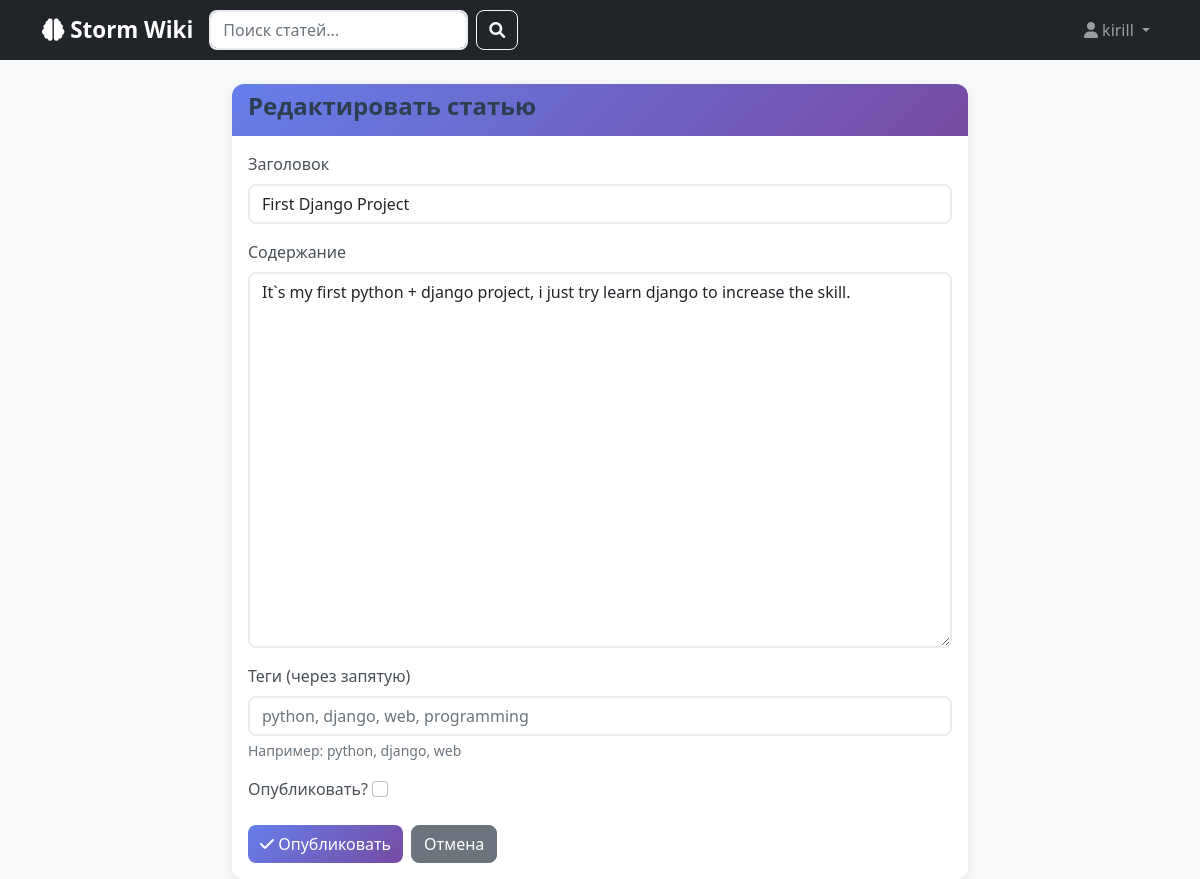
The app's page /article/2/edit/ (signed in) with its own data.
### app/models.py (models this page shows, shortened)
class Article(models.Model):
    title = models.CharField(max_length=200, verbose_name='Заголовок')
    content = models.TextField(verbose_name='Содержание')
    tags = models.ManyToManyField(Tag, blank=True, verbose_name='Теги')
    author = models.ForeignKey(User, on_delete=models.CASCADE, verbose_name='Автор')
    created_at = models.DateTimeField(auto_now_add=True, verbose_name='Создано')
    updated_at = models.DateTimeField(auto_now=True, verbose_name='Обновлено')
    is_published = models.BooleanField(default=True, verbose_name='Опубликовано')
    class Meta:
        verbose_name = 'Статья'
        verbose_name_plural = 'Статьи'
        ordering = ['-updated_at']
        indexes = [
            models.Index(fields=['title']),
            models.Index(fields=['created_at']),
        ]
    def get_tags_list(self):
        return ', '.join(tag.name for tag in self.tags.all())

### app/views.py (the view)
# urls.py: path('article/<int:pk>/edit/', views.article_edit, name='article_edit'),
@login_required
def article_edit(request, pk):
    article = get_object_or_404(Article, pk=pk, author=request.user)
    if request.method == 'POST':
        form = ArticleForm(request.POST, instance=article)
        if form.is_valid():
            article = form.save()
            messages.success(request, f'Статья "{article.title}" успешно обновлена!')
            return redirect('article_detail', pk=article.pk)
    else:
        form = ArticleForm(instance=article)
    context = {
        'form': form,
        'title': 'Редактирование статьи',
        'article': article,
    }
    return render(request, 'article_form.html', context)

### app/forms.py (shortened to what this page needs)
class ArticleForm(forms.ModelForm):
    tags_input = forms.CharField(
        required=False,
        label='Теги',
        widget=forms.TextInput(attrs={
            'class': 'form-control',
            'placeholder': 'python, django, web, programming'
        }),
        help_text='Введите теги через запятую'
    )
    class Meta:
        model = Article
        fields = ['title', 'content', 'is_published']
        widgets = {
            'title': forms.TextInput(attrs={
                'class': 'form-control',
                'placeholder': 'Введите заголовок статьи'
            }),
            'content': forms.Textarea(attrs={
                'class': 'form-control',
                'rows': 15,
                'placeholder': 'Начните писать свою статью здесь...'
            }),
            'is_published': forms.CheckboxInput(attrs={
                'class': 'form-check-input'
            }),
        }
    def __init__(self, *args, **kwargs):
        super().__init__(*args, **kwargs)
        if self.instance and self.instance.pk:
            self.fields['tags_input'].initial = self.instance.get_tags_list()

### app/templates/article_form.html (shortened to what this page needs)
{% extends 'index.html' %}
{% block content %}
<div class="row justify-content-center">
    <div class="col-md-8">
        <div class="card">
            <div class="card-header">
                <h4>{% if form.instance.id %}Редактировать статью{% else %}Создать новую статью{% endif %}</h4>
            </div>
            <div class="card-body">
                <form method="post">
                    <div class="mb-3">
                        <label for="id_title" class="form-label">Заголовок</label>
                        {{ form.title }}
                    </div>
                    <div class="mb-3">
                        <label for="id_content" class="form-label">Содержание</label>
                        {{ form.content }}
                    </div>
                    <div class="mb-3">
                        <label for="id_tags" class="form-label">Теги (через запятую)</label>
                        {{ form.tags_input }}
                        <div class="form-text">Например: python, django, web</div>
                    </div>
                    <div class="mb-3">
                        <label for="id_tags" class="form-label">Опубликовать?</label>
                        {{ form.is_published }}
                    </div>
                    <div class="d-flex gap-2">
                        <button type="submit" class="btn btn-primary">
                           <i class="fas fa-check"></i> Опубликовать
                        </button>
                        <a href="" class="btn btn-secondary">
                            Отмена
                        </a>
                    </div>
                </form>
            </div>
        </div>
    </div>
</div>
{% endblock %}

### app/templates/index.html (shortened to what this page needs)
<!DOCTYPE html>
<html lang="ru">
<head>
    <link href="https://cdn.jsdelivr.net/npm/bootstrap@5.1.3/dist/css/bootstrap.min.css" rel="stylesheet">
    <link href="https://cdnjs.cloudflare.com/ajax/libs/font-awesome/6.0.0/css/all.min.css" rel="stylesheet">
</head>
<body>
    <nav class="navbar navbar-expand-lg navbar-dark bg-dark">
        <div class="container">
            <a class="navbar-brand" href="{% url 'article_list' %}">
                <i class="fas fa-brain"></i> Storm Wiki
            </a>
            <div class="d-flex search-box">
                <form method="get" action="{% url 'article_list' %}" class="d-flex w-100">
                    <input class="form-control me-2" type="search" name="q"
                           placeholder="Поиск статей..." value="{{ request.GET.q }}">
                    <button class="btn btn-outline-light" type="submit">
                        <i class="fas fa-search"></i>
                    </button>
                </form>
            </div>
            <div class="navbar-nav ms-auto">
                {% if user.is_authenticated %}
                <div class="nav-item dropdown">
                    <a class="nav-link dropdown-toggle" href="#" role="button" data-bs-toggle="dropdown">
                        <i class="fas fa-user"></i> {{ user.username }}
                    </a>
                </div>
                {% endif %}
            </div>
        </div>
    </nav>
    <div class="container mt-4 fade-in">
        {% block content %}
        {% endblock %}
    </div>
</body>
</html>

### app/templates/index.html (style rules this page uses)
.search-box { max-width: 400px; }
.navbar-brand { font-weight: 600; font-size: 1.4rem; }
.nav-link { font-weight: 500; transition: color 0.3s ease; }
.card { border: none; box-shadow: 0 2px 10px rgba(0,0,0,0.08); border-radius: 12px; }
.card-header { background: linear-gradient(135deg, #667eea 0%, #764ba2 100%); color: white; border-radius: 12px 12px 0 0 !important; border: none; font-weight: 600; }
.btn { border-radius: 8px; font-weight: 500; transition: all 0.3s ease; }
.btn-primary { background: linear-gradient(135deg, #667eea 0%, #764ba2 100%); border: none; }
.form-control, .form-select { border-radius: 8px; border: 2px solid #e9ecef; transition: all 0.3s ease; }
h1, h2, h3, h4, h5, h6 { color: #2c3e50; font-weight: 600; }
body { background-color: #f8f9fa; color: #495057; font-family: 'Segoe UI', Tahoma, Geneva, Verdana, sans-serif; }
a { text-decoration: none; transition: color 0.3s ease; }
.fade-in { animation: fadeIn 0.5s ease-out; }

### records on screen
Article: title "First Django Project", content "It`s my first python + django project, i just try learn django to increase the skill."

### other values on screen
{{ user.username }} "kirill"
